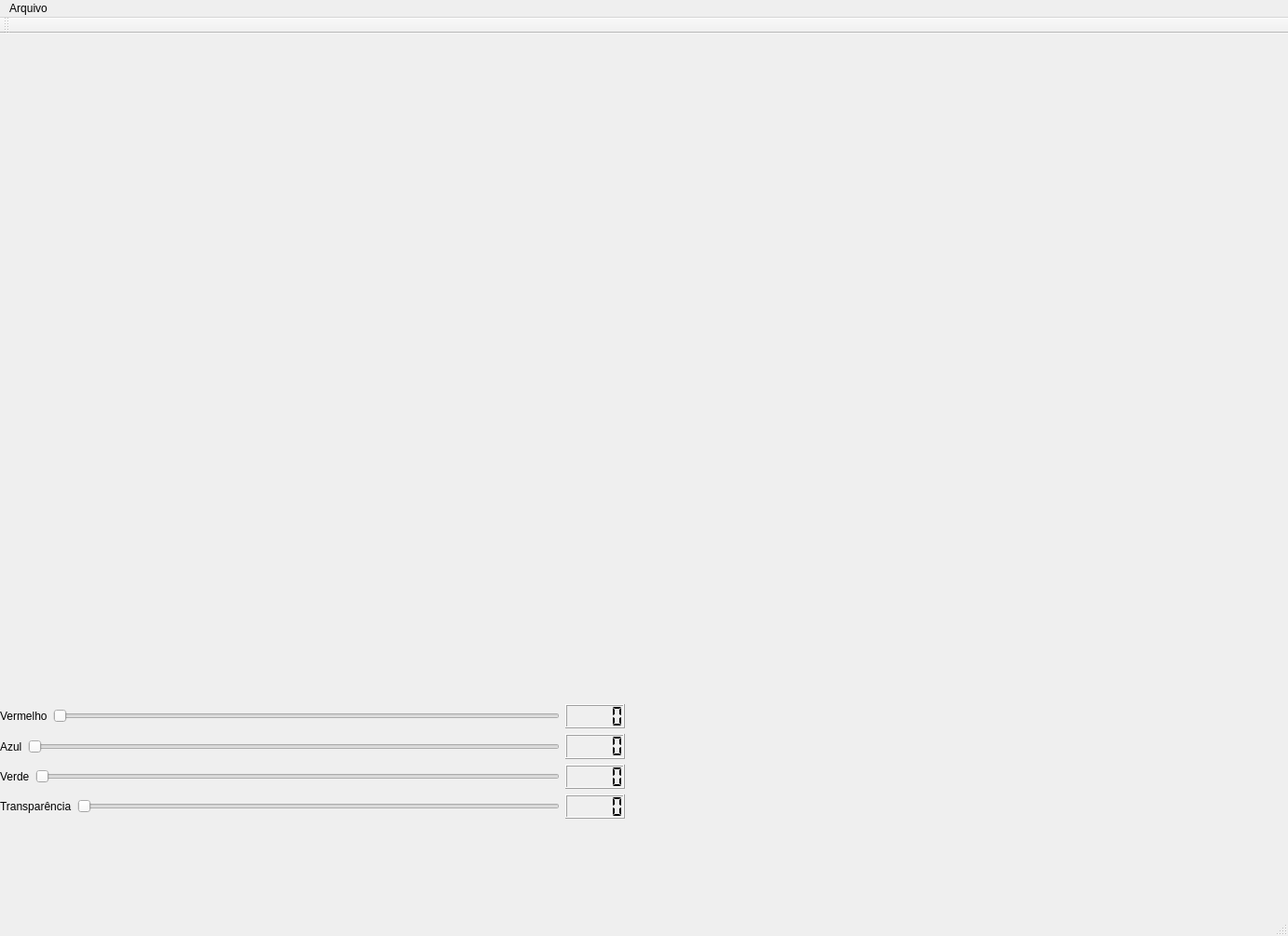
<?xml version="1.0" encoding="UTF-8"?>
<ui version="4.0">
 <class>MainWindow</class>
 <widget class="QMainWindow" name="MainWindow">
  <property name="geometry">
   <rect>
    <x>0</x>
    <y>0</y>
    <width>1383</width>
    <height>1005</height>
   </rect>
  </property>
  <property name="windowTitle">
   <string>MainWindow</string>
  </property>
  <widget class="QWidget" name="centralwidget">
   <widget class="DrawingScreen" name="drawingArea" native="true">
    <property name="geometry">
     <rect>
      <x>10</x>
      <y>40</y>
      <width>761</width>
      <height>591</height>
     </rect>
    </property>
   </widget>
   <widget class="QWidget" name="layoutWidget">
    <property name="geometry">
     <rect>
      <x>0</x>
      <y>720</y>
      <width>671</width>
      <height>123</height>
     </rect>
    </property>
    <layout class="QVBoxLayout" name="verticalLayout">
     <item>
      <layout class="QHBoxLayout" name="horizontalLayout">
       <item>
        <widget class="QLabel" name="label">
         <property name="text">
          <string>Vermelho</string>
         </property>
        </widget>
       </item>
       <item>
        <widget class="QSlider" name="horizontalSliderRed">
         <property name="maximum">
          <number>255</number>
         </property>
         <property name="orientation">
          <enum>Qt::Horizontal</enum>
         </property>
        </widget>
       </item>
       <item>
        <widget class="QLCDNumber" name="lcdNumberRed">
         <property name="segmentStyle">
          <enum>QLCDNumber::Flat</enum>
         </property>
        </widget>
       </item>
      </layout>
     </item>
     <item>
      <layout class="QHBoxLayout" name="horizontalLayout_2">
       <item>
        <widget class="QLabel" name="label_2">
         <property name="text">
          <string>Azul</string>
         </property>
        </widget>
       </item>
       <item>
        <widget class="QSlider" name="horizontalSliderBlue">
         <property name="maximum">
          <number>255</number>
         </property>
         <property name="orientation">
          <enum>Qt::Horizontal</enum>
         </property>
        </widget>
       </item>
       <item>
        <widget class="QLCDNumber" name="lcdNumberBlue">
         <property name="segmentStyle">
          <enum>QLCDNumber::Flat</enum>
         </property>
        </widget>
       </item>
      </layout>
     </item>
     <item>
      <layout class="QHBoxLayout" name="horizontalLayout_3">
       <item>
        <widget class="QLabel" name="label_3">
         <property name="text">
          <string>Verde</string>
         </property>
        </widget>
       </item>
       <item>
        <widget class="QSlider" name="horizontalSliderGreen">
         <property name="maximum">
          <number>255</number>
         </property>
         <property name="orientation">
          <enum>Qt::Horizontal</enum>
         </property>
        </widget>
       </item>
       <item>
        <widget class="QLCDNumber" name="lcdNumberGreen">
         <property name="segmentStyle">
          <enum>QLCDNumber::Flat</enum>
         </property>
        </widget>
       </item>
      </layout>
     </item>
     <item>
      <layout class="QHBoxLayout" name="horizontalLayout_4">
       <item>
        <widget class="QLabel" name="label_4">
         <property name="text">
          <string>Transparência</string>
         </property>
        </widget>
       </item>
       <item>
        <widget class="QSlider" name="horizontalSliderTransparency">
         <property name="maximum">
          <number>1</number>
         </property>
         <property name="singleStep">
          <number>1</number>
         </property>
         <property name="orientation">
          <enum>Qt::Horizontal</enum>
         </property>
        </widget>
       </item>
       <item>
        <widget class="QLCDNumber" name="lcdNumberTransparency">
         <property name="segmentStyle">
          <enum>QLCDNumber::Flat</enum>
         </property>
        </widget>
       </item>
      </layout>
     </item>
    </layout>
   </widget>
  </widget>
  <widget class="QMenuBar" name="menubar">
   <property name="geometry">
    <rect>
     <x>0</x>
     <y>0</y>
     <width>1383</width>
     <height>26</height>
    </rect>
   </property>
   <widget class="QMenu" name="menuSair">
    <property name="title">
     <string>Arquivo</string>
    </property>
    <addaction name="actionExit"/>
   </widget>
   <addaction name="menuSair"/>
  </widget>
  <widget class="QStatusBar" name="statusbar"/>
  <widget class="QToolBar" name="toolBar">
   <property name="windowTitle">
    <string>toolBar</string>
   </property>
   <attribute name="toolBarArea">
    <enum>TopToolBarArea</enum>
   </attribute>
   <attribute name="toolBarBreak">
    <bool>false</bool>
   </attribute>
  </widget>
  <action name="actionExit">
   <property name="text">
    <string>Sair</string>
   </property>
   <property name="toolTip">
    <string>Exit</string>
   </property>
  </action>
 </widget>
 <customwidgets>
  <customwidget>
   <class>DrawingScreen</class>
   <extends>QWidget</extends>
   <header>drawingscreen.h</header>
   <container>1</container>
  </customwidget>
 </customwidgets>
 <resources/>
 <connections>
  <connection>
   <sender>horizontalSliderRed</sender>
   <signal>valueChanged(int)</signal>
   <receiver>lcdNumberRed</receiver>
   <slot>display(int)</slot>
   <hints>
    <hint type="sourcelabel">
     <x>499</x>
     <y>770</y>
    </hint>
    <hint type="destinationlabel">
     <x>621</x>
     <y>781</y>
    </hint>
   </hints>
  </connection>
  <connection>
   <sender>horizontalSliderBlue</sender>
   <signal>valueChanged(int)</signal>
   <receiver>lcdNumberBlue</receiver>
   <slot>display(int)</slot>
   <hints>
    <hint type="sourcelabel">
     <x>562</x>
     <y>804</y>
    </hint>
    <hint type="destinationlabel">
     <x>628</x>
     <y>802</y>
    </hint>
   </hints>
  </connection>
  <connection>
   <sender>horizontalSliderGreen</sender>
   <signal>valueChanged(int)</signal>
   <receiver>lcdNumberGreen</receiver>
   <slot>display(int)</slot>
   <hints>
    <hint type="sourcelabel">
     <x>522</x>
     <y>839</y>
    </hint>
    <hint type="destinationlabel">
     <x>617</x>
     <y>840</y>
    </hint>
   </hints>
  </connection>
  <connection>
   <sender>horizontalSliderTransparency</sender>
   <signal>valueChanged(int)</signal>
   <receiver>lcdNumberTransparency</receiver>
   <slot>display(int)</slot>
   <hints>
    <hint type="sourcelabel">
     <x>493</x>
     <y>867</y>
    </hint>
    <hint type="destinationlabel">
     <x>642</x>
     <y>868</y>
    </hint>
   </hints>
  </connection>
  <connection>
   <sender>actionExit</sender>
   <signal>triggered()</signal>
   <receiver>MainWindow</receiver>
   <slot>killAll()</slot>
   <hints>
    <hint type="sourcelabel">
     <x>-1</x>
     <y>-1</y>
    </hint>
    <hint type="destinationlabel">
     <x>691</x>
     <y>502</y>
    </hint>
   </hints>
  </connection>
 </connections>
 <slots>
  <slot>killAll()</slot>
 </slots>
</ui>
